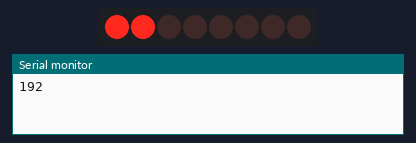
Recording of a sketch running on a simulated Arduino Uno, built with avr-gcc and run on an emulated ATmega328P. Shown: 8 shift-register outputs drawn as a row of LEDs (first output left, lit = HIGH), the last lines printed to the serial monitor. Wiring (inferred from the names in the program): shift register (74HC595): data pin 12; shift clock pin 9; latch pin 11. Wiring (inferred from the signals the program sends): row of LEDs: on Q0, Q1, Q2, Q3, Q4, Q5, Q6, Q7.

Above: at 0.2 s.
At 1.2 s:
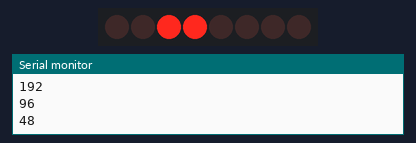
At 2.2 s:
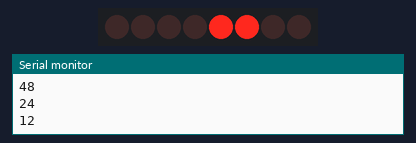
At 4.7 s:
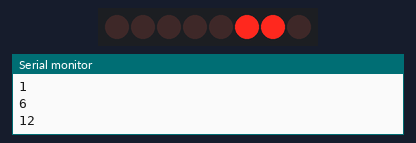
At 6.7 s:
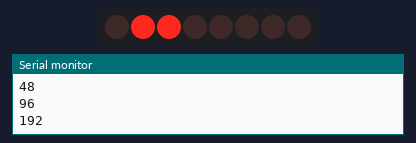
At 9.7 s:
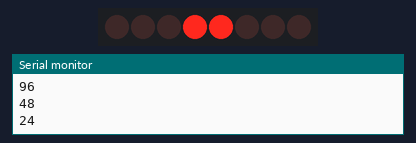
Timing chart, 0 to 10.4 s (numbered marks = the images above):
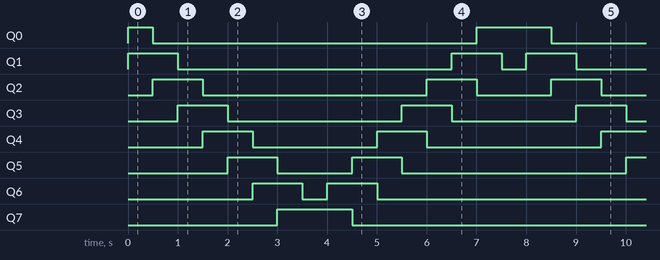

Measured:
- by itself, Q0: repeats every 8.0 s: LOW 6.5 s, HIGH 1.5 s
- by itself, Q1: repeats every 8.0 s: LOW 5.5 s, HIGH 1.0 s, LOW 0.50 s, HIGH 1.0 s
- by itself, Q2: repeats every 8.0 s: LOW 4.5 s, HIGH 1.0 s, LOW 1.5 s, HIGH 1.0 s
- by itself, Q3: repeats every 8.0 s: LOW 3.5 s, HIGH 1.0 s, LOW 2.5 s, HIGH 1.0 s
- by itself, Q4: repeats every 8.0 s: LOW 2.5 s, HIGH 1.0 s, LOW 3.5 s, HIGH 1.0 s
- by itself, Q5: repeats every 8.0 s: LOW 1.5 s, HIGH 1.0 s, LOW 4.5 s, HIGH 1.0 s
- by itself, Q6: repeats every 8.0 s: LOW 0.50 s, HIGH 1.0 s, LOW 5.5 s, HIGH 1.0 s
- by itself, Q7: alternates HIGH for 1.5 s and LOW for 6.5 s

The sketch:

44_logical_shifter.ino
```cpp
int latchPin =11; // set low then send data
int clockPin = 9; // to synchronize with Arduino
int dataPin = 12; // send data here


//declare hex number
byte LEDtop = 0b11000000;
byte LEDbottom = 0b00000011;
byte LEDs =LEDtop;

boolean down = true;

int dt = 500;

void setup() {
  // put your setup code here, to run once:
pinMode(latchPin, OUTPUT);
pinMode(dataPin, OUTPUT);
pinMode(clockPin, OUTPUT);
Serial.begin(9600);
}

void loop() {
  // put your main code here, to run repeatedly:

// open latchPin to send data to dataPin
digitalWrite(latchPin, LOW);
//Send data and synchronise with clockPin
shiftOut(dataPin, clockPin, LSBFIRST, LEDs); // LSBFIRST - Least Significant Bit First
// close latchPin
digitalWrite(latchPin, HIGH);

if (down==true){
  // logical shift right
 shiftRight();
  }

  else{
   shiftLeft();
}
delay(dt);
}

void shiftRight(){
  Serial.println(LEDs);
  LEDs/=2;
  if (LEDs<=0b00000000){
    // change direction
    down= false;
    LEDs=LEDbottom;
}
}

void shiftLeft(){
   LEDs*=2;
      Serial.println(LEDs);

  if (LEDs<=0){
    down = true;
    LEDs=LEDtop;
  }
}
```
